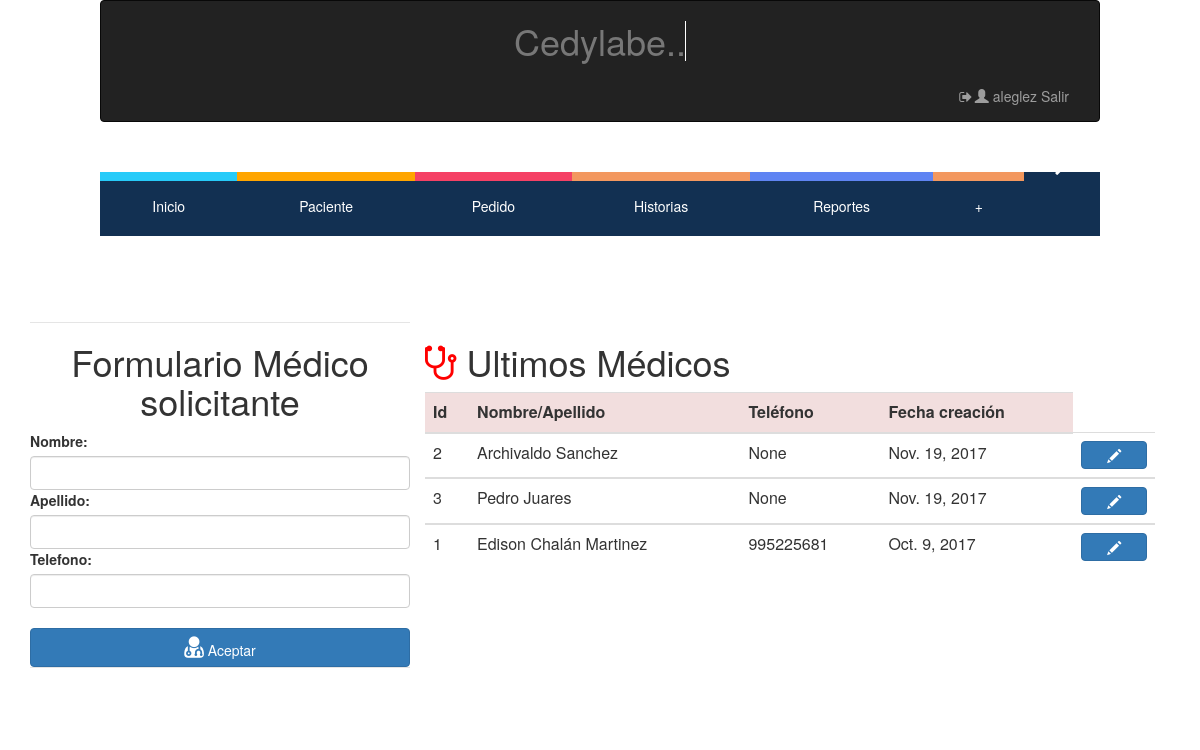
The page /crear/medico/ (signed in) on the database its author committed.
### hcapp/models.py (models this page shows, shortened)
class MedicoSolicitante (models.Model):
    Nombre = models.CharField(max_length=128, null=False, blank=False)
    Apellido = models.CharField(max_length=128, null=False, blank=False)
    Telefono = models.IntegerField(validators=[MaxValueValidator(9999999999)], null=True, blank=True)
    Fecha = models.DateField(auto_now=True)

### hcapp/views.py (the view)
# urls.py: url(r'^crear/medico/$',login_required(views.CrearMedico.as_view()) ,name="Crear-Medico"),
class CrearMedico(generic.CreateView):
    model = MedicoSolicitante
    fields = ['Nombre','Apellido','Telefono']
    success_url=reverse_lazy("hcapp:Home-Pedidos")
    def get_context_data(self, **kwargs):
        ctx = super(CrearMedico, self).get_context_data(**kwargs)
        medicos=MedicoSolicitante.objects.all().order_by('-Fecha')
        ctx['medicos'] = medicos
        return ctx

### hcapp/templates/hcapp/medicosolicitante_form.html (shortened to what this page needs)
{% extends "hcapp/index.html" %}
{% load staticfiles %}
{% load widget_tweaks %}
{% block contenido %}
<div class="container">
  <div class="col-md-4">
    <form name="formulario_medicos" method="post">
      <div class="form-group row">
        <legend><h1><center>Formulario Médico solicitante</center></h1></legend>
          <div>
            {% include 'hcapp/form_template.html' %}
           <br>
            <legend><button class="btn btn-primary btn-block"><i class="fa fa-user-md" style="font-size:25px;"></i> Aceptar </button></legend>
          <br>
          </div>
      </div>
    </form>
  </div>
  <div class="col-md-8">
    <table class="table Contextual Classes" border="0">
      <thead>
      <tr colspan="4" align="center"><center><h1><i class="fa fa-stethoscope" style="font-size:40px;color: red;"></i> Ultimos Médicos</h1></center></tr>
        <tr class="danger">
          <th>Id   </th>
          <th>Nombre/Apellido </th>
          <th>Teléfono </th>
          <th>Fecha creación </th>
        </tr>
      </thead>
       {% for m in medicos %}
      <tbody>
        <tr>
          <td>
            {{m.pk}}
          </td>
          <td>
            {{m.Nombre }}  {{m.Apellido}}
          </td>
          <td>
            {{m.Telefono}}
          </td>
          <td>
            {{m.Fecha}}
          </td>
          <th>
            <button class="btn btn-primary btn-block" type="button" id="modificar_paciente"  onclick="window.location.href='/editar/medico/{{ m.pk }}'">  <span class="glyphicon glyphicon-pencil"></span></button>
          </th>
        </tr>
      </tbody>
      {% endfor %}
    </table>
  </div>
</div>
{% endblock contenido %}

### hcapp/templates/hcapp/index.html (shortened to what this page needs)
{% load staticfiles %}
<html lang="en">
    <link rel="stylesheet" href="{% static 'css/fonts.css' %}">
    <link rel="stylesheet" href="{% static 'css/estilo_distribucion_cntenido.css' %}">
    <link rel="stylesheet" href="{% static 'css/estilo_titulo.css' %}">
    <link rel="stylesheet" href="{% static 'css/style.css' %}">
    <link rel="stylesheet" href="{% static 'css_boot/bootstrap.css' %}">
    <link rel="stylesheet" href="{% static 'css/alertify.min.css' %}">
    <link rel="stylesheet" href="{% static 'css/themes/default.min.css' %}">
    <link rel="stylesheet" href="{% static 'css/themes/default.min.css' %}">
    <link rel="stylesheet" href="{% static 'css/themes/bootstrap.min.css' %}">
    <link rel="stylesheet" href="{% static 'css/jquery-ui.css' %}">
    <link rel="stylesheet" href="http://maxcdn.bootstrapcdn.com/bootstrap/3.3.4/css/bootstrap.min.css">
    <link rel="stylesheet" href="https://cdnjs.cloudflare.com/ajax/libs/font-awesome/4.7.0/css/font-awesome.min.css">
    <link rel="stylesheet" href="//code.jquery.com/ui/1.12.1/themes/base/jquery-ui.css">
    <link rel="stylesheet" href="/resources/demos/style.css">
  <head>
 </head>
  <body>
<div class="container">
    <nav class="navbar navbar-default navbar-inverse" role="navigation">
      <div class="container-fluid">
<div class="contenedor_titulo">
  <div align="left">
    <h1 class="text-muted">Cedylabe..<span>&#160;</span></h1>
  </div>
</div>
        <div class="collapse navbar-collapse" id="bs-example-navbar-collapse-1">
          <ul class="nav navbar-nav navbar-right">
                        {% if user.is_authenticated  %}
                         <li><a href="/logout/"><i class="fa fa-sign-out fa-fw"></i><span class="glyphicon glyphicon-user"></span> {{user.username}} Salir </a></li>
                          {% else %}
                        <li><a href="/login/"><i class="fa fa-sign-out fa-fw"></i><span class="glyphicon glyphicon-share"></span> Ingresar</a>
                        {% endif %}</a></li>
          </ul>
        </div>
      </div>
    </nav>
</div>
<div class="container">
  <header>
    <nav>
      <ul>
        <li><a href="{% url "hcapp:Inicio" %}"><span class="color1"><i class="icon icon-home"></i></span>Inicio</a></li>
        <li><a href="{% url "hcapp:Crear-Paciente" %}"><span class="color2"><i class="icon icon-man"></i></span>Paciente</a>
        </li>
        <li><a href="{% url "hcapp:Home-Pedidos" %}"><span class="color3"><i class="icon icon-file-text2"></i></span>Pedido</a>
        </li>
        <li><a href="{% url "hcapp:Tabla-Historias" %}"><span class="color4"><i class="icon icon-files-empty" ></i></span>Historias</a></li>
        <li><a href="{% url "hcapp:Home-Reportes" %}"><span class="color6"><i class="icon icon-folder-open"></i></span>Reportes</a>
        </li>
        <li><a href="{% url "hcapp:Subir-Plantilla" %}"><span class="color4"></span> + </a></li>
        <li><a href="/admin/"><span class="color4">admin<i class="icon glyphicon glyphicon-wrench" ></i></span></a></li>
      </ul>
    </nav>
  </header>
</div>
</body>
</html>
{% block contenido %}
{% endblock contenido %}

### hcapp/static/css/estilo_distribucion_cntenido.css (style rules this page uses)
* { margin: 0; padding: 0; }
body { font-family: none; background: #fff; color: #fff; }
header { margin-top:10px; width: 100%; height: 150px; overflow: hidden; position: relative; }
nav { top:-20px; position: absolute; left:0; right:0; margin:20px auto; max-width:1000px; width:90%; }
nav ul { list-style:none; }
nav > ul { display:table; width:100%; background:#123052; position:relative; }
nav > ul li { display:table-cell; }
nav > ul > li { display: table-cell; }
nav > ul li a { color:#fff; display:block; line-height:20px; padding:20px; position: relative; text-align:center; text-decoration:none; -webkit-transition: all .3s ease; -moz-transition: all .3s ease; -ms-transition: all .3s ease; -o-transition: all .3s ease; transition: all .3s ease; }
nav > ul > li > a span { background:#174459; display:block; height:100%; width:100%; left:0; position:absolute; top:-55px; -webkit-transition: all .3s ease; -moz-transition: all .3s ease; -ms-transition: all .3s ease; -o-transition: all .3s ease; transition: all .3s ease; }
nav > ul > li > a span .icon { display:block; line-height:60px; }
nav ul li a .color1 { background: #27CBF9; }
nav ul li a .color2 { background:orange; }
nav ul li a .color3 { background: #F54165; }
nav ul li a .color4 { background: #F3985F; }
nav ul li a .color6 { background: #5F84F3; }

### hcapp/static/css/estilo_titulo.css (style rules this page uses)
* { margin: 0; padding: 0; }
body { font-family: monospace; background: #000; }
.contenedor_titulo { margin: auto; display: table; }
h1 { float: left; color: #fff; position: relative; font-size:2.5em; }

### hcapp/static/css/style.css (style rules this page uses)
[class^="icon-"], [class*=" icon-"] { font-family: 'icomoon' !important; speak: none; font-style: normal; font-weight: normal; font-variant: normal; text-transform: none; line-height: 1; -webkit-font-smoothing: antialiased; -moz-osx-font-smoothing: grayscale; }
.icon-file-text2:before { content: "\e926"; }
.icon-man:before { content: "\e9dc"; }

### rows shown on the page
MedicoSolicitante: pk "2", Nombre "Archivaldo", Apellido "Sanchez", Telefono "None", Fecha "Nov. 19, 2017"
MedicoSolicitante: pk "3", Nombre "Pedro", Apellido "Juares", Telefono "None", Fecha "Nov. 19, 2017"
MedicoSolicitante: pk "1", Nombre "Edison", Apellido "Chalán Martinez", Telefono "995225681", Fecha "Oct. 9, 2017"

### other values the page prints
{{ user.username }} "aleglez"
{{ field.label_tag }} "Nombre:" "Apellido:" "Telefono:"
